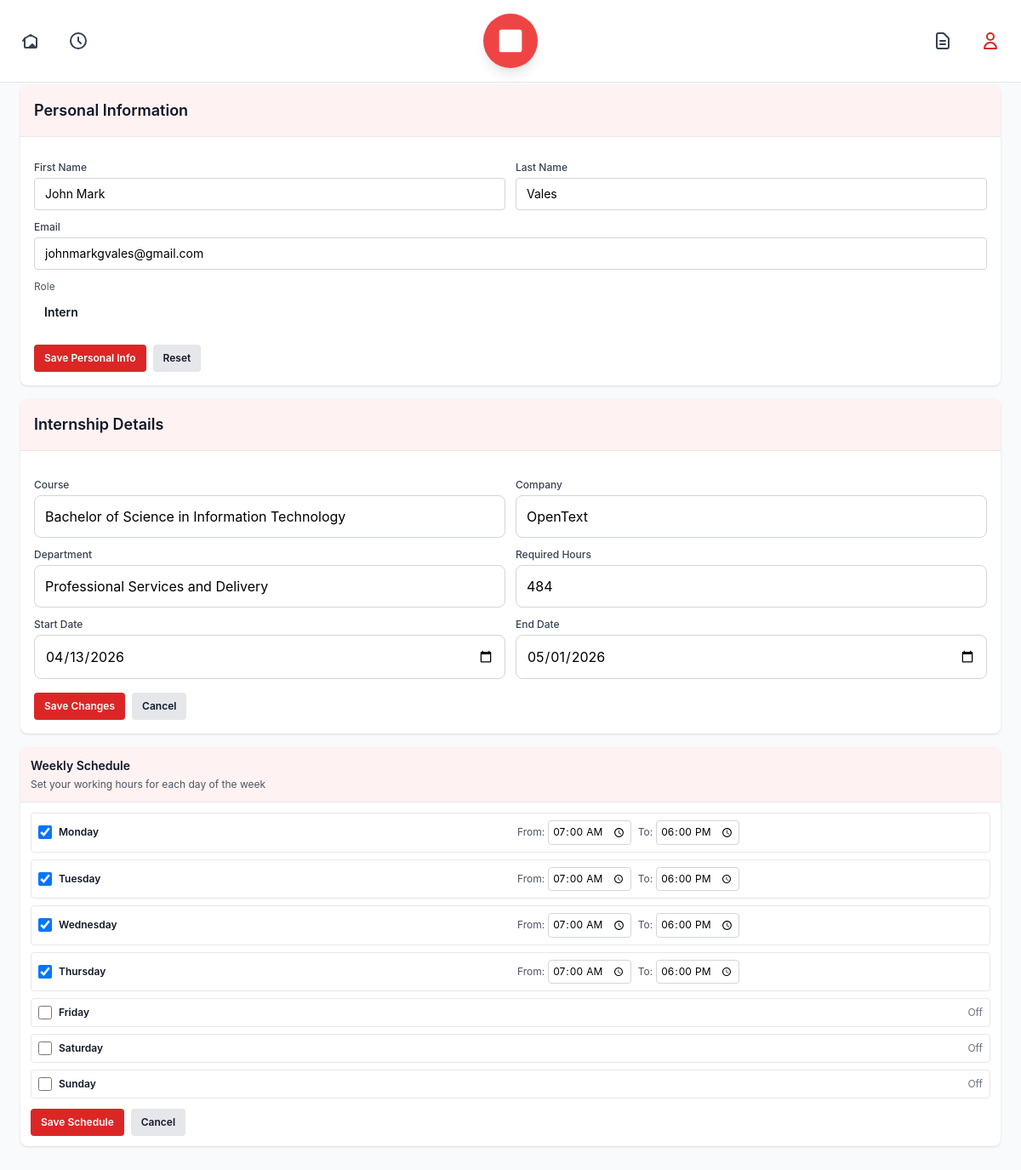
Screenshot of /profile/ (signed in) with the database file from the repository.
### users/models.py (models this page shows, shortened)
class CustomUser(AbstractUser):
    ROLE_CHOICES = [
        ('intern', 'Intern'),
        ('admin', 'Admin'),
        ('supervisor', 'Supervisor'),
    ]
    role = models.CharField(max_length=20, choices=ROLE_CHOICES, default='intern')
    class Meta:
        verbose_name = 'User'
        verbose_name_plural = 'Users'

class InternProfile(models.Model):
    user = models.OneToOneField(CustomUser, on_delete=models.CASCADE, related_name='intern_profile')
    course = models.CharField(max_length=255)
    company = models.CharField(max_length=255)
    department = models.CharField(max_length=255, blank=True)
    required_hours = models.IntegerField(default=0)
    start_date = models.DateField(null=True, blank=True)
    end_date = models.DateField(null=True, blank=True)
    created_at = models.DateTimeField(auto_now_add=True)
    updated_at = models.DateTimeField(auto_now=True)
    class Meta:
        verbose_name = 'Intern Profile'
        verbose_name_plural = 'Intern Profiles'

class DaySchedule(models.Model):
    DAYS_OF_WEEK = [
        ('monday', 'Monday'),
        ('tuesday', 'Tuesday'),
        ('wednesday', 'Wednesday'),
        ('thursday', 'Thursday'),
        ('friday', 'Friday'),
        ('saturday', 'Saturday'),
        ('sunday', 'Sunday'),
    ]
    user = models.ForeignKey(CustomUser, on_delete=models.CASCADE, related_name='schedule_days')
    day_of_week = models.CharField(max_length=20, choices=DAYS_OF_WEEK)
    start_time = models.TimeField(null=True, blank=True)
    end_time = models.TimeField(null=True, blank=True)
    is_working_day = models.BooleanField(default=False)
    created_at = models.DateTimeField(auto_now_add=True)
    updated_at = models.DateTimeField(auto_now=True)
    class Meta:
        unique_together = ('user', 'day_of_week')
        verbose_name = 'Day Schedule'
        verbose_name_plural = 'Day Schedules'

### users/views.py (the view)
# urls.py: path('profile/', views.profile, name='profile'),
@login_required
def profile(request):
    if not is_intern(request.user):
        messages.error(request, 'Only interns have profiles.')
        return redirect('dashboard')
    try:
        intern_profile = request.user.intern_profile
    except InternProfile.DoesNotExist:
        intern_profile, _ = InternProfile.objects.get_or_create(user=request.user)
    if request.method == 'POST':
        form = InternProfileForm(request.POST, instance=intern_profile)
        if form.is_valid():
            form.save()
            messages.success(request, 'Profile updated successfully!')
            return redirect('users:profile')
    else:
        form = InternProfileForm(instance=intern_profile)
    DAYS_OF_WEEK = ['monday', 'tuesday', 'wednesday', 'thursday', 'friday', 'saturday', 'sunday']
    schedule = {}
    for day in DAYS_OF_WEEK:
        day_schedule, _ = DaySchedule.objects.get_or_create(user=request.user, day_of_week=day)
        schedule[day] = day_schedule
    context = {
        'form': form,
        'profile': intern_profile,
        'schedule': schedule,
    }
    return render(request, 'users/profile.html', context)

### templates/users/profile.html (shortened to what this page needs)
{% extends "base.html" %}
{% block content %}
<div class="space-y-4">
    <div class="mb-4 flex justify-between items-start">
        <div>
            <h1 class="text-3xl font-black text-red-600 mb-1">My Profile</h1>
            <p class="text-gray-600 text-sm">Update your internship information</p>
        </div>
        <a href="{% url 'users:logout' %}" class="p-2 text-gray-500 hover:text-red-600 hover:bg-red-50 rounded-lg transition" title="Logout">
        </a>
    </div>
    <div class="bg-white rounded-lg shadow overflow-hidden">
        <div class="p-4 bg-red-50 border-b border-gray-200">
            <h2 class="text-lg font-semibold text-gray-900">Personal Information</h2>
        </div>
        <form method="post" action="{% url 'users:update_profile' %}" class="p-4 space-y-3">
            <div class="grid grid-cols-1 md:grid-cols-2 gap-3">
                <div>
                    <label for="first_name" class="block text-xs font-medium text-gray-700 mb-1">First Name</label>
                    <input
                        type="text"
                        name="first_name"
                        id="first_name"
                        value="{{ user.first_name }}"
                        class="w-full px-3 py-2 border border-gray-300 rounded text-sm focus:ring-red-500 focus:border-red-500"
                    >
                </div>
                <div>
                    <label for="last_name" class="block text-xs font-medium text-gray-700 mb-1">Last Name</label>
                    <input
                        type="text"
                        name="last_name"
                        id="last_name"
                        value="{{ user.last_name }}"
                        class="w-full px-3 py-2 border border-gray-300 rounded text-sm focus:ring-red-500 focus:border-red-500"
                    >
                </div>
            </div>
            <div>
                <label for="email" class="block text-xs font-medium text-gray-700 mb-1">Email</label>
                <input
                    type="email"
                    name="email"
                    id="email"
                    value="{{ user.email }}"
                    class="w-full px-3 py-2 border border-gray-300 rounded text-sm focus:ring-red-500 focus:border-red-500"
                >
            </div>
            <div>
                <p class="text-xs text-gray-600 mb-1">Role</p>
                <p class="font-semibold text-gray-900 px-3 py-2 text-sm">{{ user.get_role_display }}</p>
            </div>
            <div class="flex gap-2 pt-2">
                <button type="submit" class="px-3 py-2 bg-red-600 hover:bg-red-700 text-white font-semibold text-xs rounded transition">
                    Save Personal Info
                </button>
                <button type="reset" class="px-3 py-2 bg-gray-200 hover:bg-gray-300 text-gray-900 font-semibold text-xs rounded transition">
                    Reset
                </button>
            </div>
        </form>
    </div>
    <div class="bg-white rounded-lg shadow overflow-hidden">
        <div class="p-4 bg-red-50 border-b border-gray-200">
            <h2 class="text-lg font-semibold text-gray-900">Internship Details</h2>
        </div>
        <form method="post" class="p-4 space-y-4">
            <div class="grid grid-cols-1 md:grid-cols-2 gap-3">
                <div>
                    <label for="id_course" class="block text-xs font-medium text-gray-700 mb-1">Course</label>
                    {{ form.course }}
                </div>
                <div>
                    <label for="id_company" class="block text-xs font-medium text-gray-700 mb-1">Company</label>
                    {{ form.company }}
                </div>
                <div>
                    <label for="id_department" class="block text-xs font-medium text-gray-700 mb-1">Department</label>
                    {{ form.department }}
                </div>
                <div>
                    <label for="id_required_hours" class="block text-xs font-medium text-gray-700 mb-1">Required Hours</label>
                    {{ form.required_hours }}
                </div>
                <div>
                    <label for="id_start_date" class="block text-xs font-medium text-gray-700 mb-1">Start Date</label>
                    {{ form.start_date }}
                </div>
                <div>
                    <label for="id_end_date" class="block text-xs font-medium text-gray-700 mb-1">End Date</label>
                    {{ form.end_date }}
                </div>
            </div>
            <div class="flex gap-2">
                <button type="submit" class="px-3 py-2 bg-red-600 hover:bg-red-700 text-white font-semibold text-xs rounded transition">
                    Save Changes
                </button>
                <a href="{% url 'dashboard' %}" class="px-3 py-2 bg-gray-200 hover:bg-gray-300 text-gray-900 font-semibold text-xs rounded transition">
                    Cancel
                </a>
            </div>
        </form>
    </div>
    <div class="bg-white rounded-lg shadow overflow-hidden">
        <div class="p-3 bg-red-50 border-b border-gray-200">
            <h2 class="text-sm font-semibold text-gray-900">Weekly Schedule</h2>
            <p class="text-xs text-gray-600 mt-1">Set your working hours for each day of the week</p>
        </div>
        <form method="post" action="{% url 'users:update_schedule_bulk' %}" class="p-3">
            <div class="space-y-2">
                {% for day, day_schedule in schedule.items %}
                <div class="flex items-center justify-between p-2 border border-gray-200 rounded hover:bg-gray-50">
                    <div class="flex-1">
                        <label class="flex items-center cursor-pointer">
                            <input
                                type="checkbox"
                                name="is_working_day_{{ day }}"
                                value="on"
                                {% if day_schedule.is_working_day %}checked{% endif %}
                                class="h-4 w-4 rounded"
                                onchange="document.getElementById('time-fields-{{ day }}').style.display = this.checked ? 'flex' : 'none'"
                            >
                            <span class="ml-2 font-semibold text-gray-900 capitalize text-xs">{{ day }}</span>
                        </label>
                    </div>
                    <div id="time-fields-{{ day }}" class="flex items-center gap-2 flex-1 ml-4" style="display: {% if day_schedule.is_working_day %}flex{% else %}none{% endif %};">
                        <div class="flex items-center gap-1">
                            <label for="start_time_{{ day }}" class="text-xs text-gray-600">From:</label>
                            <input
                                type="time"
                                name="start_time_{{ day }}"
                                id="start_time_{{ day }}"
                                value="{% if day_schedule.start_time %}{{ day_schedule.start_time|time:'H:i' }}{% endif %}"
                                class="p-1 border border-gray-300 rounded text-xs"
                            >
                        </div>
                        <div class="flex items-center gap-1">
                            <label for="end_time_{{ day }}" class="text-xs text-gray-600">To:</label>
                            <input
                                type="time"
                                name="end_time_{{ day }}"
                                id="end_time_{{ day }}"
                                value="{% if day_schedule.end_time %}{{ day_schedule.end_time|time:'H:i' }}{% endif %}"
                                class="p-1 border border-gray-300 rounded text-xs"
                            >
                        </div>
                    </div>
                    {% if not day_schedule.is_working_day %}
                    <span class="text-gray-500 text-xs">Off</span>
                    {% endif %}
                </div>
                {% endfor %}
            </div>
            <div class="mt-3 flex gap-2">
                <button type="submit" class="px-3 py-2 bg-red-600 hover:bg-red-700 text-white font-semibold text-xs rounded transition">
                    Save Schedule
                </button>
                <a href="{% url 'dashboard' %}" class="px-3 py-2 bg-gray-200 hover:bg-gray-300 text-gray-900 font-semibold text-xs rounded transition">
                    Cancel
                </a>
            </div>
        </form>
    </div>
</div>
{% endblock %}

### templates/base.html (shortened to what this page needs)
{% load static %}
<!DOCTYPE html>
<html lang="en">
<head>
    <script src="https://cdn.tailwindcss.com"></script>
    <link rel="stylesheet" href="https://cdnjs.cloudflare.com/ajax/libs/font-awesome/6.4.0/css/all.min.css">
    <link rel="stylesheet" href="{% static 'css/design-tokens.css' %}">
</head>
<body class="bg-gray-50">
    <div class="flex flex-col">
        <main class="flex-1 p-4 md:p-6">
            {% block content %}{% endblock %}
        </main>
    </div>
    {% if user.is_authenticated %}
    <nav class="fixed bottom-0 left-0 right-0 md:bottom-auto md:top-0 bg-white md:border-b border-gray-200 z-50 md:px-6 md:py-4">
        <div class="max-w-7xl mx-auto">
            <div class="hidden md:flex justify-between items-center">
                <div class="flex items-center gap-8">
                    <a href="{% url 'dashboard' %}" class="flex items-center gap-2 {% if request.resolver_match.app_name == 'users' and request.resolver_match.url_name == 'index' %}text-red-600 font-semibold{% else %}text-gray-700 hover:text-gray-900{% endif %} transition" title="Dashboard">
                        <svg class="w-6 h-6" fill="none" stroke="currentColor" viewBox="0 0 24 24">
                            <path stroke-linecap="round" stroke-linejoin="round" stroke-width="2" d="M3 12l2-3m0 0l7-4 7 4M5 9v10a1 1 0 001 1h12a1 1 0 001-1V9m-9 11l4-4m0 0l4 4m-4-4v4"></path>
                        </svg>
                    </a>
                    <a href="{% url 'logging_app:log_hours' %}" class="flex items-center gap-2 {% if request.resolver_match.app_name == 'logging_app' and request.resolver_match.url_name == 'log_hours' %}text-red-600 font-semibold{% else %}text-gray-700 hover:text-gray-900{% endif %} transition" title="Log Hours">
                        <svg class="w-6 h-6" fill="none" stroke="currentColor" viewBox="0 0 24 24">
                            <path stroke-linecap="round" stroke-linejoin="round" stroke-width="2" d="M12 8v4l3 3m6-3a9 9 0 11-18 0 9 9 0 0118 0z"></path>
                        </svg>
                    </a>
                </div>
                <a href="{% url 'dashboard' %}" class="flex-1 flex justify-center">
                    <div class="bg-red-500 hover:bg-red-600 text-white rounded-full p-4 transition shadow-lg hover:shadow-xl">
                        <svg class="w-8 h-8" fill="currentColor" viewBox="0 0 24 24">
                            <path d="M13 6v2h3v13H8V8h3V6M4 2h16a2 2 0 012 2v16a2 2 0 01-2 2H4a2 2 0 01-2-2V4a2 2 0 012-2z"></path>
                        </svg>
                    </div>
                </a>
                <div class="flex items-center gap-8">
                    <a href="{% url 'logging_app:logs' %}" class="flex items-center gap-2 {% if request.resolver_match.url_name == 'logs' %}text-red-600 font-semibold{% else %}text-gray-700 hover:text-gray-900{% endif %} transition" title="My Logs">
                        <svg class="w-6 h-6" fill="none" stroke="currentColor" viewBox="0 0 24 24">
                            <path stroke-linecap="round" stroke-linejoin="round" stroke-width="2" d="M9 12h6m-6 4h6m2 5H7a2 2 0 01-2-2V5a2 2 0 012-2h5.586a1 1 0 01.707.293l5.414 5.414a1 1 0 01.293.707V19a2 2 0 01-2 2z"></path>
                        </svg>
                    </a>
                    <a href="{% url 'users:profile' %}" class="flex items-center gap-2 {% if request.resolver_match.url_name == 'profile' %}text-red-600 font-semibold{% else %}text-gray-700 hover:text-gray-900{% endif %} transition" title="Profile">
                        <svg class="w-6 h-6" fill="none" stroke="currentColor" viewBox="0 0 24 24">
                            <path stroke-linecap="round" stroke-linejoin="round" stroke-width="2" d="M16 7a4 4 0 11-8 0 4 4 0 018 0zM12 14a7 7 0 00-7 7h14a7 7 0 00-7-7z"></path>
                        </svg>
                    </a>
                </div>
            </div>
        </div>
    </nav>
    {% endif %}
</body>
</html>

### rows the page displays
CustomUser: first_name "John Mark", last_name "Vales", email "johnmarkgvales@gmail.com", role "Intern"
InternProfile: course "Bachelor of Science in Information Technology", company "OpenText", department "Professional Services and Delivery", required_hours "484", start_date "04/13/2026", end_date "05/01/2026"
DaySchedule: is_working_day "☑", day_of_week "Monday", start_time "07:00", end_time "18:00"
DaySchedule: is_working_day "☑", day_of_week "Tuesday", start_time "07:00", end_time "18:00"
DaySchedule: is_working_day "☑", day_of_week "Wednesday", start_time "07:00", end_time "18:00"
DaySchedule: is_working_day "☑", day_of_week "Thursday", start_time "07:00", end_time "18:00"
DaySchedule: day_of_week "Friday", shows "Off"
DaySchedule: day_of_week "Saturday", shows "Off"
DaySchedule: day_of_week "Sunday", shows "Off"
